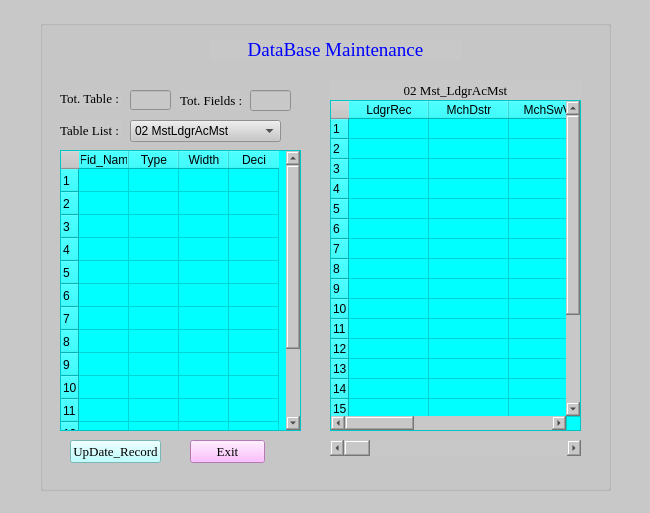
<?xml version="1.0" encoding="UTF-8"?>
<ui version="4.0">
 <class>MainWindow</class>
 <widget class="QMainWindow" name="MainWindow">
  <property name="geometry">
   <rect>
    <x>0</x>
    <y>0</y>
    <width>650</width>
    <height>513</height>
   </rect>
  </property>
  <property name="maximumSize">
   <size>
    <width>650</width>
    <height>650</height>
   </size>
  </property>
  <property name="windowTitle">
   <string>MainWindow</string>
  </property>
  <property name="styleSheet">
   <string notr="true">background-color: rgb(200, 200, 200);</string>
  </property>
  <widget class="QWidget" name="centralwidget">
   <widget class="QGroupBox" name="groupBox">
    <property name="geometry">
     <rect>
      <x>40</x>
      <y>20</y>
      <width>571</width>
      <height>471</height>
     </rect>
    </property>
    <property name="maximumSize">
     <size>
      <width>600</width>
      <height>600</height>
     </size>
    </property>
    <property name="styleSheet">
     <string notr="true"/>
    </property>
    <property name="title">
     <string/>
    </property>
    <widget class="QLabel" name="label">
     <property name="geometry">
      <rect>
       <x>170</x>
       <y>20</y>
       <width>251</width>
       <height>20</height>
      </rect>
     </property>
     <property name="font">
      <font>
       <family>Times New Roman</family>
       <pointsize>14</pointsize>
      </font>
     </property>
     <property name="styleSheet">
      <string notr="true">color: rgb(0, 0, 255);</string>
     </property>
     <property name="text">
      <string>DataBase Maintenance</string>
     </property>
     <property name="alignment">
      <set>Qt::AlignCenter</set>
     </property>
    </widget>
    <widget class="QTableWidget" name="table">
     <property name="geometry">
      <rect>
       <x>290</x>
       <y>80</y>
       <width>251</width>
       <height>331</height>
      </rect>
     </property>
     <property name="styleSheet">
      <string notr="true">background-color: rgb(255, 255, 255);
background-color: rgb(0, 255, 255);</string>
     </property>
     <property name="rowCount">
      <number>20</number>
     </property>
     <property name="columnCount">
      <number>6</number>
     </property>
     <attribute name="horizontalHeaderCascadingSectionResizes">
      <bool>true</bool>
     </attribute>
     <attribute name="horizontalHeaderMinimumSectionSize">
      <number>20</number>
     </attribute>
     <attribute name="horizontalHeaderDefaultSectionSize">
      <number>80</number>
     </attribute>
     <attribute name="verticalHeaderMinimumSectionSize">
      <number>10</number>
     </attribute>
     <attribute name="verticalHeaderDefaultSectionSize">
      <number>20</number>
     </attribute>
     <row/>
     <row/>
     <row/>
     <row/>
     <row/>
     <row/>
     <row/>
     <row/>
     <row/>
     <row/>
     <row/>
     <row/>
     <row/>
     <row/>
     <row/>
     <row/>
     <row/>
     <row/>
     <row/>
     <row/>
     <column>
      <property name="text">
       <string>LdgrRec</string>
      </property>
     </column>
     <column>
      <property name="text">
       <string>MchDstr</string>
      </property>
     </column>
     <column>
      <property name="text">
       <string>MchSwVr</string>
      </property>
     </column>
     <column/>
     <column/>
     <column/>
    </widget>
    <widget class="QLabel" name="label_2">
     <property name="geometry">
      <rect>
       <x>290</x>
       <y>60</y>
       <width>251</width>
       <height>20</height>
      </rect>
     </property>
     <property name="font">
      <font>
       <family>Times New Roman</family>
       <pointsize>10</pointsize>
      </font>
     </property>
     <property name="styleSheet">
      <string notr="true">border-color: rgb(0, 0, 0);</string>
     </property>
     <property name="text">
      <string>02 Mst_LdgrAcMst</string>
     </property>
     <property name="alignment">
      <set>Qt::AlignCenter</set>
     </property>
    </widget>
    <widget class="QLabel" name="totaltable">
     <property name="geometry">
      <rect>
       <x>20</x>
       <y>70</y>
       <width>61</width>
       <height>16</height>
      </rect>
     </property>
     <property name="font">
      <font>
       <family>Times New Roman</family>
       <pointsize>10</pointsize>
      </font>
     </property>
     <property name="text">
      <string>Tot. Table :</string>
     </property>
    </widget>
    <widget class="QLineEdit" name="total">
     <property name="geometry">
      <rect>
       <x>90</x>
       <y>70</y>
       <width>41</width>
       <height>20</height>
      </rect>
     </property>
    </widget>
    <widget class="QLabel" name="totalfields">
     <property name="geometry">
      <rect>
       <x>140</x>
       <y>70</y>
       <width>61</width>
       <height>20</height>
      </rect>
     </property>
     <property name="font">
      <font>
       <family>Times New Roman</family>
       <pointsize>10</pointsize>
      </font>
     </property>
     <property name="text">
      <string>Tot. Fields :</string>
     </property>
    </widget>
    <widget class="QLineEdit" name="feilds">
     <property name="geometry">
      <rect>
       <x>210</x>
       <y>70</y>
       <width>41</width>
       <height>21</height>
      </rect>
     </property>
    </widget>
    <widget class="QLabel" name="tablelist">
     <property name="geometry">
      <rect>
       <x>20</x>
       <y>100</y>
       <width>61</width>
       <height>21</height>
      </rect>
     </property>
     <property name="font">
      <font>
       <family>Times New Roman</family>
       <pointsize>10</pointsize>
      </font>
     </property>
     <property name="text">
      <string>Table List : </string>
     </property>
    </widget>
    <widget class="QComboBox" name="comboBox">
     <property name="geometry">
      <rect>
       <x>90</x>
       <y>100</y>
       <width>151</width>
       <height>22</height>
      </rect>
     </property>
     <item>
      <property name="text">
       <string>02 MstLdgrAcMst</string>
      </property>
     </item>
    </widget>
    <widget class="QTableWidget" name="tableWidget">
     <property name="geometry">
      <rect>
       <x>20</x>
       <y>130</y>
       <width>241</width>
       <height>281</height>
      </rect>
     </property>
     <property name="styleSheet">
      <string notr="true">background-color: rgb(255, 255, 255);
background-color: rgb(0, 255, 255);</string>
     </property>
     <property name="rowCount">
      <number>15</number>
     </property>
     <property name="columnCount">
      <number>4</number>
     </property>
     <attribute name="horizontalHeaderMinimumSectionSize">
      <number>10</number>
     </attribute>
     <attribute name="horizontalHeaderDefaultSectionSize">
      <number>50</number>
     </attribute>
     <attribute name="verticalHeaderDefaultSectionSize">
      <number>23</number>
     </attribute>
     <row/>
     <row/>
     <row/>
     <row/>
     <row/>
     <row/>
     <row/>
     <row/>
     <row/>
     <row/>
     <row/>
     <row/>
     <row/>
     <row/>
     <row/>
     <column>
      <property name="text">
       <string>  Fid_Name</string>
      </property>
     </column>
     <column>
      <property name="text">
       <string>Type</string>
      </property>
     </column>
     <column>
      <property name="text">
       <string>Width</string>
      </property>
     </column>
     <column>
      <property name="text">
       <string>Deci</string>
      </property>
     </column>
    </widget>
    <widget class="QPushButton" name="update">
     <property name="geometry">
      <rect>
       <x>30</x>
       <y>420</y>
       <width>91</width>
       <height>23</height>
      </rect>
     </property>
     <property name="font">
      <font>
       <family>Times New Roman</family>
       <pointsize>10</pointsize>
      </font>
     </property>
     <property name="styleSheet">
      <string notr="true">background-color: rgb(170, 255, 255);</string>
     </property>
     <property name="text">
      <string>UpDate_Record</string>
     </property>
    </widget>
    <widget class="QPushButton" name="exit">
     <property name="geometry">
      <rect>
       <x>150</x>
       <y>420</y>
       <width>75</width>
       <height>23</height>
      </rect>
     </property>
     <property name="font">
      <font>
       <family>Times New Roman</family>
       <pointsize>10</pointsize>
      </font>
     </property>
     <property name="styleSheet">
      <string notr="true">background-color: rgb(255, 170, 255);</string>
     </property>
     <property name="text">
      <string>Exit</string>
     </property>
    </widget>
    <widget class="QScrollBar" name="horizontalScrollBar">
     <property name="geometry">
      <rect>
       <x>290</x>
       <y>420</y>
       <width>251</width>
       <height>16</height>
      </rect>
     </property>
     <property name="orientation">
      <enum>Qt::Horizontal</enum>
     </property>
    </widget>
   </widget>
  </widget>
  <widget class="QMenuBar" name="menubar">
   <property name="geometry">
    <rect>
     <x>0</x>
     <y>0</y>
     <width>650</width>
     <height>21</height>
    </rect>
   </property>
  </widget>
  <widget class="QStatusBar" name="statusbar"/>
 </widget>
 <resources/>
 <connections/>
</ui>
